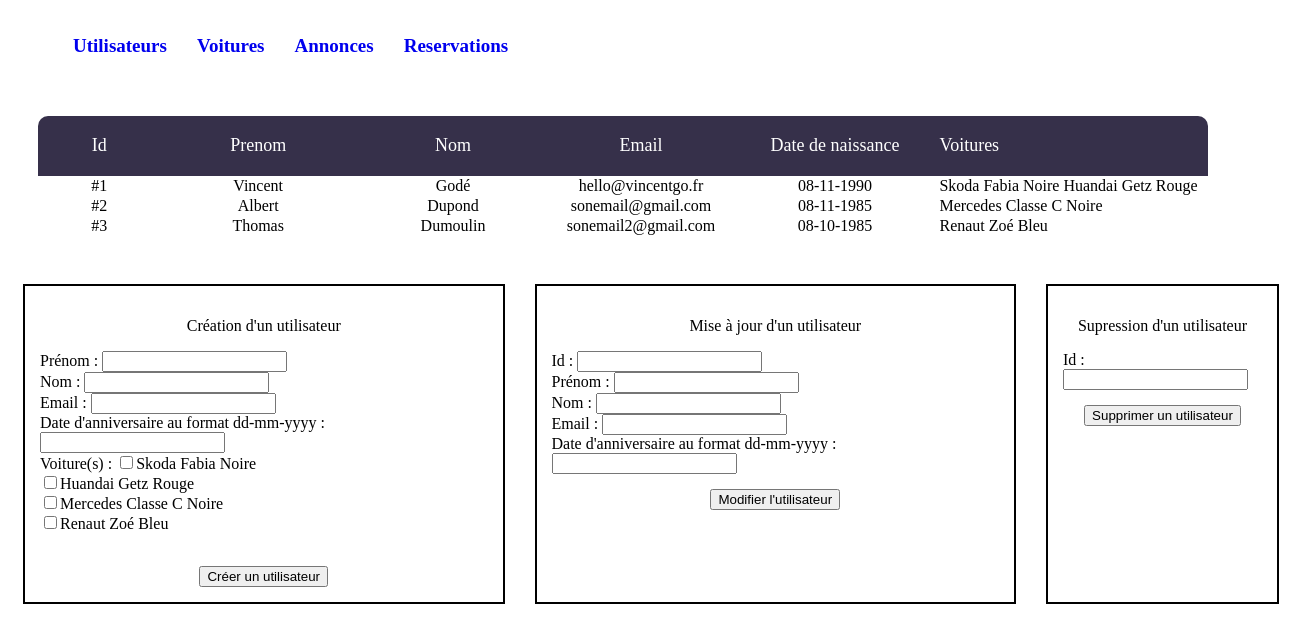
/users.php, run on an earlier commit of the app's database.
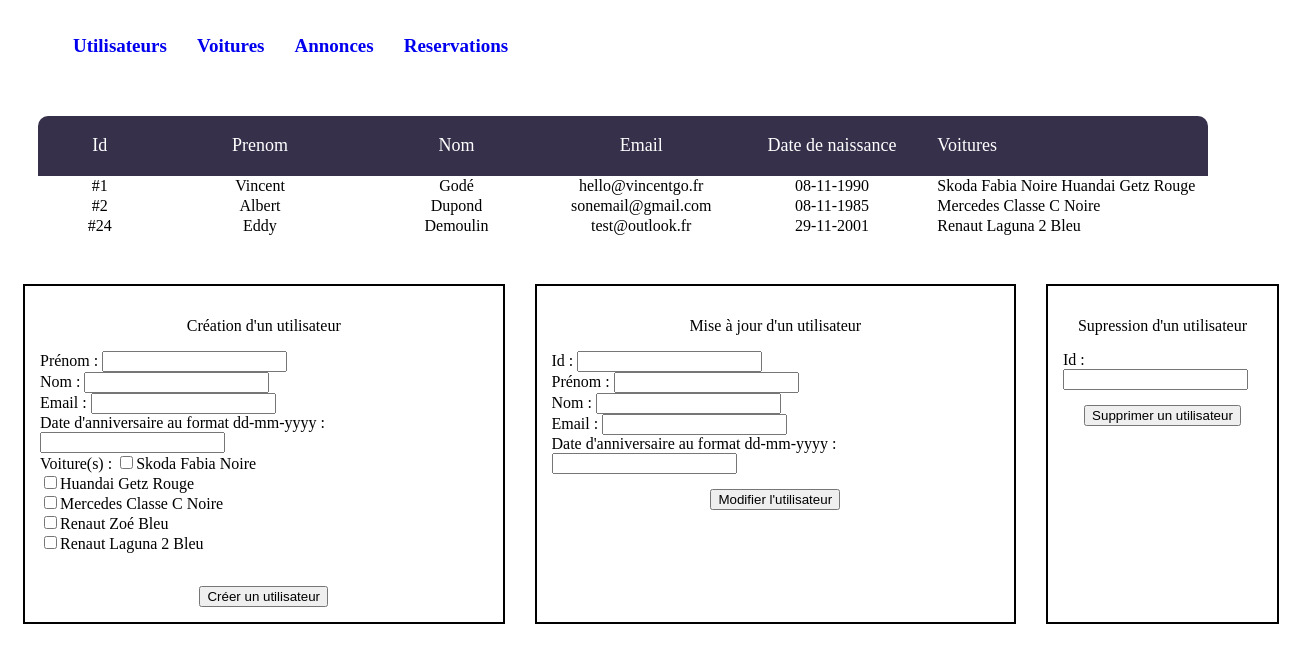
And on a later commit of the database.
### tables this page shows
CREATE TABLE `users` (
  `id` int(11) NOT NULL,
  `firstname` varchar(255) NOT NULL,
  `lastname` varchar(255) NOT NULL,
  `email` varchar(255) NOT NULL,
  `birthday` datetime NOT NULL
);

CREATE TABLE `cars` (
  `id` int(11) NOT NULL,
  `brand` varchar(255) NOT NULL,
  `model` varchar(255) NOT NULL,
  `color` varchar(255) NOT NULL,
  `nbrSlots` int(11) NOT NULL
);

### class/Services/DataBaseService.php (called while the page is built, shortened)
<?php
class DataBaseService
{
    private $connection;
    public function __construct()
    {
        try {
            $this->connection = new PDO(
                'mysql:host=' . self::HOST . ';port=' . self::PORT . ';dbname=' . self::DATABASE_NAME,
                self::MYSQL_USER,
                self::MYSQL_PASSWORD
            );
            $this->connection->exec("SET CHARACTER SET utf8");
        } catch (Exception $e) {
            echo 'Erreur : ' . $e->getMessage();
        }
    }
    public function getUsers(): array
    {
        $users = [];
        $sql = 'SELECT * FROM users';
        $query = $this->connection->query($sql);
        $results = $query->fetchAll(PDO::FETCH_ASSOC);
        if (!empty($results)) {
            $users = $results;
        }
        return $users;
    }
    public function getCars(): array
    {
        $cars = [];
        $sql = 'SELECT * FROM cars';
        $query = $this->connection->query($sql);
        $results = $query->fetchAll(PDO::FETCH_ASSOC);
        if (!empty($results)) {
            $cars = $results;
        }
        return $cars;
    }
    public function getUserCars(string $userId): array
    {
        $userCars = [];
        $data = [
            'userId' => $userId,
        ];
        $sql = '
            SELECT c.*
            FROM cars as c
            LEFT JOIN users_cars as uc ON uc.car_id = c.id
            WHERE uc.user_id = :userId';
        $query = $this->connection->prepare($sql);
        $query->execute($data);
        $results = $query->fetchAll(PDO::FETCH_ASSOC);
        if (!empty($results)) {
            $userCars = $results;
        }
        return $userCars;
    }
}

### class/Services/UsersService.php (called while the page is built, shortened)
<?php
class UsersService
{
    public function getUsers(): array
    {
        $users = [];
        $dataBaseService = new DataBaseService();
        $usersDTO = $dataBaseService->getUsers();
        if (!empty($usersDTO)) {
            foreach ($usersDTO as $userDTO) {
                $user = new User();
                $user->setId($userDTO['id']);
                $user->setFirstname($userDTO['firstname']);
                $user->setLastname($userDTO['lastname']);
                $user->setEmail($userDTO['email']);
                $date = new DateTime($userDTO['birthday']);
                if ($date !== false) {
                    $user->setbirthday($date);
                }
                $cars = $this->getUserCars($userDTO['id']);
                $user->setCars($cars);
                $users[] = $user;
            }
        }
        return $users;
    }
    public function getUserCars(string $userId): array
    {
        $userCars = [];
        $dataBaseService = new DataBaseService();
        $usersCarsDTO = $dataBaseService->getUserCars($userId);
        if (!empty($usersCarsDTO)) {
            foreach ($usersCarsDTO as $userCarDTO) {
                $car = new Car();
                $car->setId($userCarDTO['id']);
                $car->setBrand($userCarDTO['brand']);
                $car->setModel($userCarDTO['model']);
                $car->setColor($userCarDTO['color']);
                $car->setNbrSlots($userCarDTO['nbrSlots']);
                $userCars[] = $car;
            }
        }
        return $userCars;
    }
}

### class/Entities/Car.php (called while the page is built, shortened)
<?php
class Car
{
    private $id;
    private $brand;
    private $model;
    private $color;
    public function getId(): string
    {
        return $this->id;
    }
    public function setId(string $id): self
    {
        $this->id = $id;
        return $this;
    }
    public function getBrand(): string
    {
        return $this->brand;
    }
    public function setBrand(string $brand): self
    {
        $this->brand = $brand;
        return $this;
    }
    public function getModel(): string
    {
        return $this->model;
    }
    public function setModel(string $model): self
    {
        $this->model = $model;
        return $this;
    }
    public function getColor(): string
    {
        return $this->color;
    }
    public function setColor(string $color): self
    {
        $this->color = $color;
        return $this;
    }
    public function setNbrSlots(int $nbrSlots): self
    {
        return $this;
    }
}

### class/Entities/User.php (called while the page is built, shortened)
<?php
class User
{
    private $id;
    private $firstname;
    private $lastname;
    private $email;
    private $birthday;
    private $cars;
    public function getId(): string
    {
        return $this->id;
    }
    public function setId(string $id): void
    {
        $this->id = $id;
    }
    public function getFirstname(): string
    {
        return $this->firstname;
    }
    public function setFirstname(string $firstname): void
    {
        $this->firstname = $firstname;
    }
    public function getLastname(): string
    {
        return $this->lastname;
    }
    public function setLastname(string $lastname): void
    {
        $this->lastname = $lastname;
    }
    public function getEmail(): string
    {
        return $this->email;
    }
    public function setEmail($email): void
    {
        $this->email = $email;
    }
    public function getBirthday(): DateTime
    {
        return $this->birthday;
    }
    public function setBirthday(DateTime $birthday): void
    {
        $this->birthday = $birthday;
    }
    public function getCars(): ?array
    {
        return $this->cars;
    }
    public function setCars(array $cars)
    {
        $this->cars = $cars;
        return $this;
    }
}

### class/Services/CarsService.php (called while the page is built, shortened)
<?php
class CarsService
{
    public function getCars(): array
    {
        $cars = [];
        $dataBaseService = new DataBaseService();
        $carsDTO = $dataBaseService->getCars();
        if (!empty($carsDTO)) {
            foreach ($carsDTO as $carDTO) {
                $car = new Car();
                $car->setId($carDTO['id']);
                $car->setBrand($carDTO['brand']);
                $car->setModel($carDTO['model']);
                $car->setColor($carDTO['color']);
                $car->setNbrSlots($carDTO['nbrSlots']);
                $cars[] = $car;
            }
        }
        return $cars;
    }
}

### users.php (the view, shortened to what this page needs)
<!DOCTYPE html>
<html lang="fr-FR" prefix="og: https://ogp.me/ns#">
<head>
    <link rel="stylesheet" href="style.css">
</head>
<body>
<?php
include("header.php");
?>
<main id="content" class="content">
    <section>
        <div class="container-table100">
        <div class="wrap-table100">
        <div class="table100">
        <table>
        <thead>
        <?php
			$controller = new UsersController();
			echo $controller->getUsers();
		?>
        </tbody>
        </table>
        </div>
        </div>
        </div>
    </section>
    <div id="bdd" class="bdd">
        <section>
            <?php
                $carsService = new CarsService();
                $cars = $carsService->getCars();
            ?>
            <p>Création d'un utilisateur</p>
            <form method="post" action="users.php" name ="userCreateForm">
                <label for="firstname">Prénom :</label>
                <input type="text" name="firstname">
                <br />
                <label for="lastname">Nom :</label>
                <input type="text" name="lastname">
                <br />
                <label for="email">Email :</label>
                <input type="text" name="email">
                <br />
                <label for="birthday">Date d'anniversaire au format dd-mm-yyyy :</label>
                <input type="text" name="birthday">
                <br />
                <label for="cars">Voiture(s) :</label>
                <?php foreach ($cars as $car): ?>
                    <?php $carName = $car->getBrand() . ' ' . $car->getModel() . ' ' . $car->getColor(); ?>
                    <input type="checkbox" name="cars[]" value="<?php echo $car->getId(); ?>"><?php echo $carName; ?>
                    <br />
                <?php endforeach; ?>
                <br />
                <input type="submit" value="Créer un utilisateur" class="button">
            </form>
        </section>
        <section>
            <p>Mise à jour d'un utilisateur</p>
            <form method="post" action="users.php" name ="userUpdateForm">
                <label for="id">Id :</label>
                <input type="text" name="id">
                <br />
                <label for="firstname">Prénom :</label>
                <input type="text" name="firstname">
                <br />
                <label for="lastname">Nom :</label>
                <input type="text" name="lastname">
                <br />
                <label for="email">Email :</label>
                <input type="text" name="email">
                <br />
                <label for="birthday">Date d'anniversaire au format dd-mm-yyyy :</label>
                <input type="text" name="birthday">
                <br />
                <input type="submit" value="Modifier l'utilisateur" class="button">
            </form>
        </section>
        <section>
            <p>Supression d'un utilisateur</p>
            <form method="post" action="users.php" name ="userDeleteForm">
                <label for="id">Id :</label>
                <input type="text" name="id">
                <br />
                <input type="submit" value="Supprimer un utilisateur" class="button">
            </form>
        </section>
    </div>
</main>
</body>
</html>

### header.php
<header id="masthead" class="site-header content">
    <div class="header-content">
        <div id="myMainnav" class="main-nav">
            <div class="nav-menu">
                <ul>
                    <li>
                        <a class="main-link" href="users.php">Utilisateurs</a>
                    </li>
                    <li>
                        <a class="main-link" href="cars.php">Voitures</a>
                    </li>
                    <li>
                        <a class="main-link" href="annonces.php">Annonces</a>
                    </li>
                    <li>
                        <a class="main-link" href="reservations.php">Reservations</a>
                    </li>
                </ul>
            </div>
        </div>
    </div>
</header>

### class/Controllers/UsersController.php (shortened to what this page needs)
<?php
class UsersController
{
    public function getUsers(): string
    {
        $html = '
            <tr class="table100-head">
            <th class="column1">Id</th>
            <th class="column2">Prenom</th>
            <th class="column3">Nom</th>
            <th class="column4">Email</th>
            <th class="column5">Date de naissance</th>
            <th class="column6">Voitures</th>
            </tr>
            </thead>
            <tbody>';
        $usersService = new UsersService();
        $users = $usersService->getUsers();
        foreach ($users as $user) {
            $carsHtml = '';
            if (!empty($user->getCars())) {
                foreach ($user->getCars() as $car) {
                    $carsHtml .= $car->getBrand() . ' ' . $car->getModel() . ' ' . $car->getColor() . ' ';
                }
            }
            $html .=
                '<tr>' .
                '<td class="column1"> #' . $user->getId() . '</td>' .
                '<td class="column2">' . $user->getFirstname() . '</td>' .
                '<td class="column3">' . $user->getLastname() . '</td>' .
                '<td class="column4">' . $user->getEmail() . '</td>' .
                '<td class="column5">' . $user->getBirthday()->format('d-m-Y') . '</td>' .
                '<td class="column6">' . $carsHtml .
                '</tr>';
        }
        return $html;
    }
}

### style.css (style rules this page uses)
.site-header { height: 75px; padding: 0 50px; position: fixed; top: 0px; z-index: 5; width: 100%; }
.header-content { display: grid; max-width: 1325px; margin: 0 auto; height: 75px; }
.main-nav { display: flex; height: inherit; align-items: center; }
.nav-menu { display: flex; align-items: center; justify-content: center; height: 100%; }
.nav-menu ul { list-style-type: none; height: 100%; margin: 0; padding: 0 4px 0 0; }
.nav-menu ul li { float: left; cursor: pointer; height: 100%; display: flex; justify-content: center; align-items: center; }
.nav-menu ul li>a { font-weight: 600; padding: 0 15px; font-size: 19px; display: flex; justify-content: center; align-items: center; text-decoration: none; align-self: center; height: inherit; }
.content { position: relative; }
.bdd { display: flex; }
.bdd section { margin: 15px; padding: 15px; border: 2px black solid; }
.button { margin-top: 15px; display: flex; margin-left: auto; margin-right: auto; }
section p { display: flex; justify-content: center; }
.container-table100 { width: 100%; display: flex; align-items: center; flex-wrap: wrap; padding: 33px 30px; }
.wrap-table100 { width: 1170px; }
table { border-spacing: 1; border-collapse: collapse; background: #fff; border-radius: 10px; overflow: hidden; width: 100%; margin: 0 auto; position: relative; }
table thead tr { height: 60px; background: #36304a; }
.table100-head th { font-family: OpenSans-Regular; font-size: 18px; color: #fff; line-height: 1.2; font-weight: unset; }
.column1 { width: 100px; text-align: center; }
.column2 { width: 160px; text-align: center; }
.column3 { width: 160px; text-align: center; }
.column4 { width: 110px; text-align: center; }
.column5 { width: 170px; text-align: center; }

What changed in the data, as far as the page shows it:
removed users: id "3", firstname "Thomas", lastname "Dumoulin", email "sonemail2@gmail.com", format "08-10-1985", carsHtml "Renaut Zoé Bleu"
added users: id "24", firstname "Eddy", lastname "Demoulin", email "test@outlook.fr", format "29-11-2001", carsHtml "Renaut Laguna 2 Bleu"
added cars: carName "Renaut Laguna 2 Bleu"
